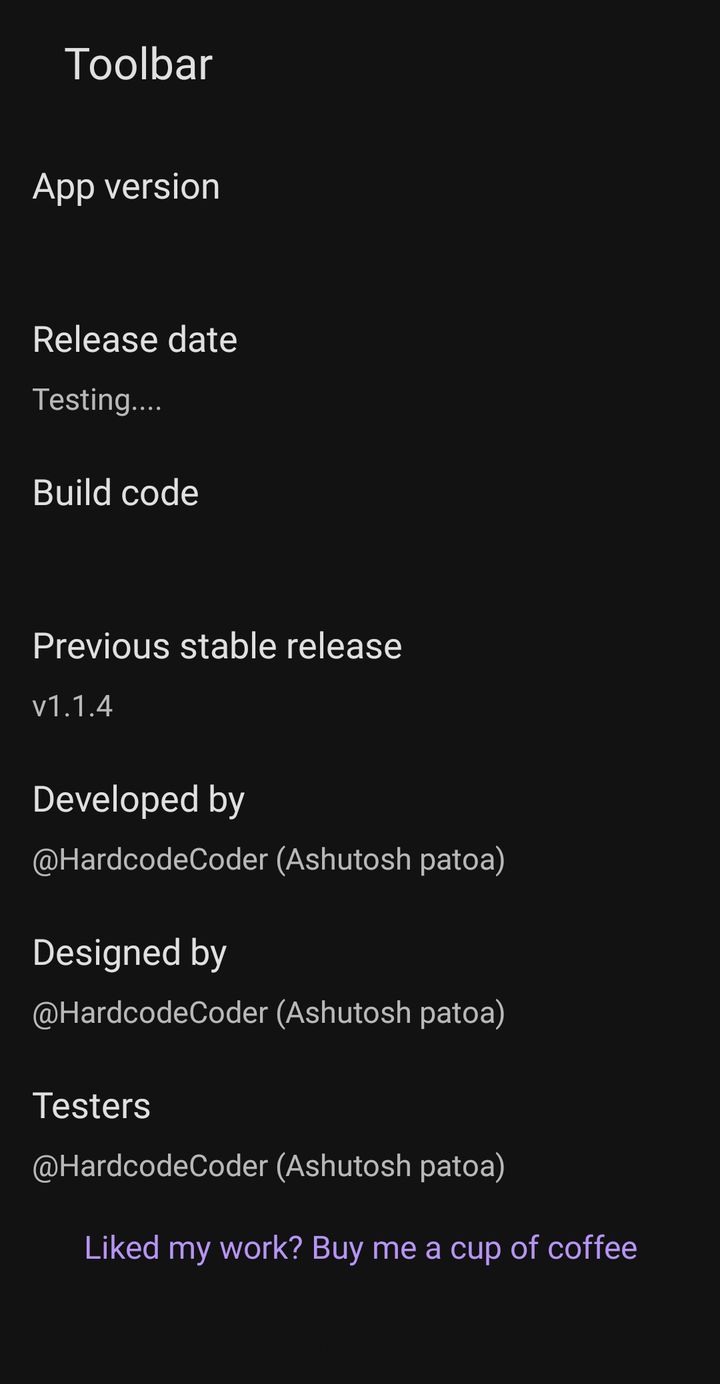
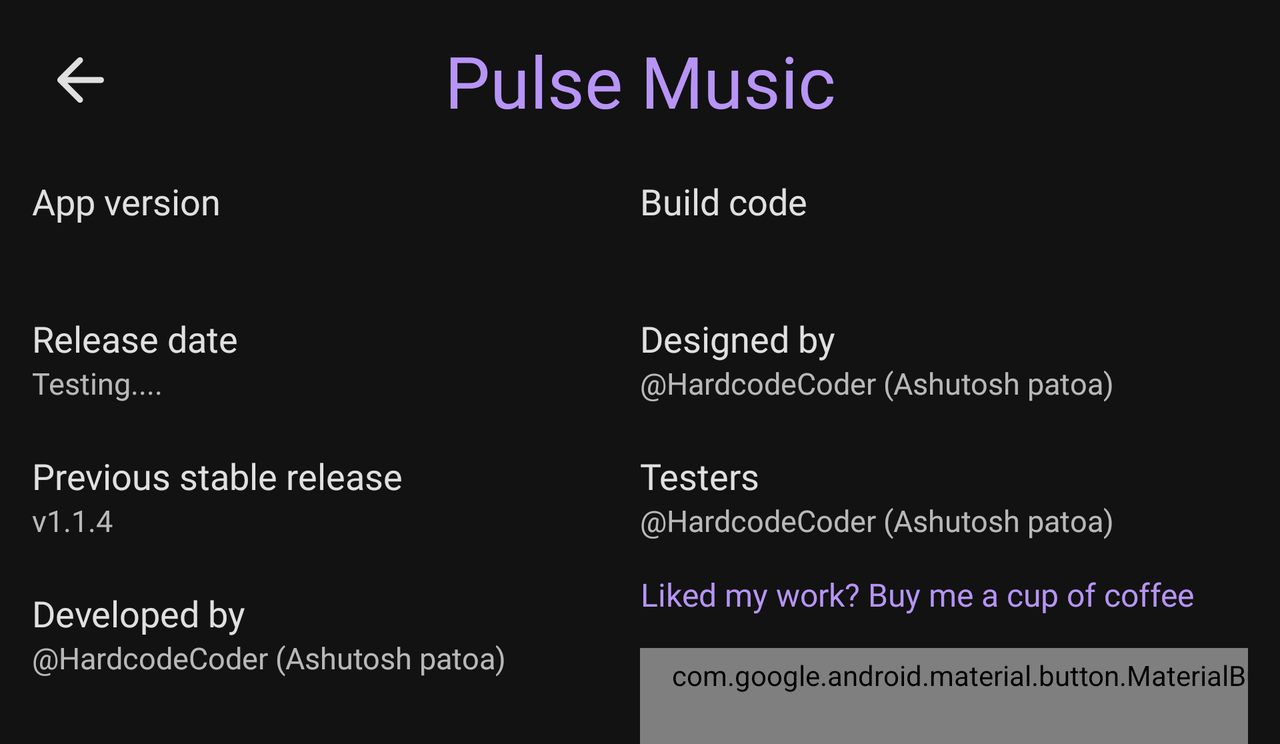

The same Android screen from two of the app's own layout files: first res/layout/ as a phone draws it, then the repository's variant for another configuration, drawn on a device whose configuration selects that folder. Both files follow.
<!-- AndroidManifest.xml: application theme ActivityThemeDark -->
<!-- res/layout/activity_info.xml -->
<?xml version="1.0" encoding="utf-8"?>
<androidx.core.widget.NestedScrollView xmlns:android="http://schemas.android.com/apk/res/android"
    android:layout_width="match_parent"
    android:layout_height="match_parent">

    <LinearLayout
        android:layout_width="match_parent"
        android:layout_height="wrap_content"
        android:orientation="vertical">

        <include layout="@layout/fancy_toolbar" />

        <TextView
            style="@style/AppInfoTitleTextStyle"
            android:layout_marginStart="16dp"
            android:layout_marginTop="24dp"
            android:text="@string/app_version" />

        <TextView
            android:id="@+id/app_version_desc"
            style="@style/AppInfoSubTitleTextStyle"
            android:layout_marginStart="16dp" />

        <TextView
            style="@style/AppInfoTitleTextStyle"
            android:layout_marginStart="16dp"
            android:text="@string/app_release" />

        <TextView
            android:id="@+id/app_release_desc"
            style="@style/AppInfoSubTitleTextStyle"
            android:layout_marginStart="16dp"
            android:text="@string/app_release_desc" />

        <TextView
            style="@style/AppInfoTitleTextStyle"
            android:layout_marginStart="16dp"
            android:text="@string/build_number" />

        <TextView
            android:id="@+id/app_build_desc"
            style="@style/AppInfoSubTitleTextStyle"
            android:layout_marginStart="16dp" />

        <TextView
            style="@style/AppInfoTitleTextStyle"
            android:layout_marginStart="16dp"
            android:text="@string/app_version_old" />

        <TextView
            style="@style/AppInfoSubTitleTextStyle"
            android:layout_marginStart="16dp"
            android:text="@string/app_version_old_desc" />

        <TextView
            style="@style/AppInfoTitleTextStyle"
            android:layout_marginStart="16dp"
            android:text="@string/app_developer" />

        <TextView
            android:id="@+id/app_dev_desc"
            style="@style/AppInfoSubTitleTextStyle"
            android:layout_marginStart="16dp"
            android:text="@string/app_author" />

        <TextView
            style="@style/AppInfoTitleTextStyle"
            android:layout_marginStart="16dp"
            android:text="@string/app_designer" />

        <TextView
            android:id="@+id/app_designer_desc"
            style="@style/AppInfoSubTitleTextStyle"
            android:layout_marginStart="16dp"
            android:text="@string/app_author" />

        <TextView
            style="@style/AppInfoTitleTextStyle"
            android:layout_marginStart="16dp"
            android:text="@string/app_tester" />

        <TextView
            android:id="@+id/app_testers_desc"
            style="@style/AppInfoSubTitleTextStyle"
            android:layout_marginStart="16dp"
            android:text="@string/app_author" />

        <TextView
            android:layout_width="match_parent"
            android:layout_height="wrap_content"
            android:layout_marginStart="16dp"
            android:layout_marginTop="20dp"
            android:layout_marginEnd="16dp"
            android:fontFamily="@font/product_black"
            android:gravity="center"
            android:text="@string/donate_title"
            android:textColor="?secondaryColor"
            android:textSize="16sp" />

        <Button
            android:id="@+id/donate_btn"
            style="@style/MaterialButtonStyleFilled"
            android:layout_width="wrap_content"
            android:layout_height="42dp"
            android:layout_gravity="center_horizontal"
            android:paddingStart="16dp"
            android:paddingEnd="16dp"
            android:text="@string/donate"
            android:textSize="16sp" />

    </LinearLayout>
</androidx.core.widget.NestedScrollView>
<!-- res/layout/fancy_toolbar.xml (included above) -->
<?xml version="1.0" encoding="utf-8"?>
<com.google.android.material.appbar.AppBarLayout xmlns:android="http://schemas.android.com/apk/res/android"
    xmlns:app="http://schemas.android.com/apk/res-auto"
    xmlns:tools="http://schemas.android.com/tools"
    android:layout_width="match_parent"
    android:layout_height="wrap_content"
    android:clipToPadding="false"
    android:elevation="0dp"
    android:paddingStart="16dp"
    android:paddingEnd="16dp"
    app:elevation="0dp">

    <androidx.appcompat.widget.Toolbar
        android:id="@+id/toolbar"
        android:layout_width="match_parent"
        android:layout_height="42dp"
        android:layout_marginTop="10dp"
        android:layout_marginBottom="4dp"
        android:background="@drawable/search_background"
        android:elevation="2dp"
        app:layout_scrollFlags="scroll|enterAlways|snap"
        app:popupTheme="@style/ToolbarPopupTheme"
        app:titleTextAppearance="@style/ToolbarTitleTextAppearance"
        tools:title="Toolbar" />

</com.google.android.material.appbar.AppBarLayout>
<!-- resources referenced by this layout -->
<resources>
  <!-- drawable search_background (drawable) -->
  <?xml version="1.0" encoding="utf-8"?>
  <shape xmlns:android="http://schemas.android.com/apk/res/android"
      android:shape="rectangle">
      <corners android:radius="8dp" />
      <solid android:color="?attr/surfaceColor" />
  </shape>
  <string name="app_author">\@HardcodeCoder (Ashutosh patoa)</string>
  <string name="app_designer">Designed by</string>
  <string name="app_developer">Developed by</string>
  <string name="app_release">Release date</string>
  <string name="app_release_desc">Testing....</string>
  <string name="app_tester">Testers</string>
  <string name="app_version">App version</string>
  <string name="app_version_old">Previous stable release</string>
  <string name="app_version_old_desc">v1.1.4</string>
  <string name="build_number">Build code</string>
  <string name="donate">Buy me a Coffee</string>
  <string name="donate_title">Liked my work? Buy me a cup of coffee</string>
  <style name="AppInfoSubTitleTextStyle">
          <item name="android:layout_width">wrap_content</item>
          <item name="android:layout_height">wrap_content</item>
          <item name="android:textColor">?secondaryTextColor</item>
          <item name="android:fontFamily">@font/product_regular</item>
          <item name="android:textSize">15sp</item>
      </style>
  <style name="MaterialButtonStyleFilled" parent="MaterialButtonStyleBase">
          <item name="android:background">@drawable/contained_btn</item>
          <item name="android:textColor">?colorOnSecondary</item>
      </style>
  <style name="ToolbarPopupTheme">
          <item name="android:colorBackground">?elevatedSurfaceColor</item>
          <item name="android:textColor">?primaryTextColor</item>
          <item name="android:fontFamily">@font/product_medium</item>
      </style>
  <style name="ToolbarTitleTextAppearance" parent="TextAppearance.Widget.AppCompat.Toolbar.Title">
          <item name="android:textColor">?primaryTextColor</item>
          <item name="android:fontFamily">@font/product_black</item>
          <item name="android:textSize">22sp</item>
      </style>
  <style name="ActivityThemeDark" parent="AppTheme.NoActionBar.DarkMode" />
  <style name="MaterialButtonStyleBase">
          <item name="android:layout_width">@dimen/material_btn_width</item>
          <item name="android:layout_height">@dimen/material_btn_height</item>
          <item name="android:layout_marginTop">16dp</item>
          <item name="android:textAppearance">@style/MaterialButtonTextAppearance</item>
      </style>
  <!-- drawable contained_btn (drawable) -->
  <?xml version="1.0" encoding="utf-8"?>
  <shape xmlns:android="http://schemas.android.com/apk/res/android"
      android:shape="rectangle">
      <corners android:radius="6dp" />
      <solid android:color="?attr/primaryColor" />
  </shape>
  <dimen name="material_btn_width">128dp</dimen>
  <dimen name="material_btn_height">48dp</dimen>
  <style name="MaterialButtonTextAppearance">
          <item name="android:textColor">?secondaryColor</item>
          <item name="android:textSize">20sp</item>
          <item name="android:textAlignment">center</item>
          <item name="android:fontFamily">@font/product_regular</item>
      </style>
  <color name="window_background_dark">#121212</color>
  <color name="color_primary_dark">@color/window_background_dark</color>
  <color name="color_primary_variant_dark">@color/window_background_dark</color>
  <color name="secondary_color_dark">#b794f6</color>
  <color name="on_secondary_dark">#121212</color>
  <color name="primary_text_dark">#DEFFFFFF</color>
  <color name="secondary_text_dark">#B3FFFFFF</color>
  <color name="disabled_text_dark">#80FFFFFF</color>
  <color name="unfocused_drawable_dark">#73FFFFFF</color>
  <color name="focused_drawable_dark">@color/primary_text_dark</color>
  <color name="divider_color_dark">#1FFFFFFF</color>
  <color name="elevated_surface_dark">#292929</color>
</resources>
<!-- res/layout-land/activity_info.xml (the repository's variant of the layout above) -->
<!-- drawn on the phone turned sideways -->
<?xml version="1.0" encoding="utf-8"?>
<androidx.core.widget.NestedScrollView xmlns:android="http://schemas.android.com/apk/res/android"
    xmlns:app="http://schemas.android.com/apk/res-auto"
    android:layout_width="match_parent"
    android:layout_height="match_parent">

    <androidx.constraintlayout.widget.ConstraintLayout
        android:layout_width="match_parent"
        android:layout_height="wrap_content"
        android:paddingStart="16dp"
        android:paddingTop="16dp"
        android:paddingEnd="16dp">

        <ImageView
            android:id="@+id/app_info_close_btn"
            style="@style/ButtonStyle36"
            android:src="@drawable/ic_back"
            app:layout_constraintStart_toStartOf="parent"
            app:layout_constraintTop_toTopOf="parent"
            android:contentDescription="@string/iv_btn_close_description" />

        <TextView
            android:id="@+id/app_name_head"
            android:layout_width="wrap_content"
            android:layout_height="wrap_content"
            android:fontFamily="@font/product_black"
            android:gravity="center"
            android:maxLines="1"
            android:text="@string/app_name"
            android:textColor="?secondaryColor"
            android:textSize="36sp"
            app:layout_constraintEnd_toEndOf="parent"
            app:layout_constraintStart_toStartOf="parent"
            app:layout_constraintTop_toTopOf="parent" />

        <TextView
            android:id="@+id/app_version"
            style="@style/AppInfoTitleTextStyle"
            android:text="@string/app_version"
            app:layout_constraintStart_toStartOf="parent"
            app:layout_constraintTop_toBottomOf="@id/app_name_head" />

        <TextView
            android:id="@+id/app_version_desc"
            style="@style/AppInfoSubTitleTextStyle"
            app:layout_constraintStart_toStartOf="parent"
            app:layout_constraintTop_toBottomOf="@id/app_version" />

        <TextView
            android:id="@+id/app_release"
            style="@style/AppInfoTitleTextStyle"
            android:text="@string/app_release"
            app:layout_constraintStart_toStartOf="parent"
            app:layout_constraintTop_toBottomOf="@id/app_version_desc" />

        <TextView
            android:id="@+id/app_release_desc"
            style="@style/AppInfoSubTitleTextStyle"
            android:text="@string/app_release_desc"
            app:layout_constraintStart_toStartOf="parent"
            app:layout_constraintTop_toBottomOf="@id/app_release" />

        <TextView
            android:id="@+id/app_version_old"
            style="@style/AppInfoTitleTextStyle"
            android:text="@string/app_version_old"
            app:layout_constraintStart_toStartOf="parent"
            app:layout_constraintTop_toBottomOf="@id/app_release_desc" />

        <TextView
            android:id="@+id/app_version_old_desc"
            style="@style/AppInfoSubTitleTextStyle"
            android:text="@string/app_version_old_desc"
            app:layout_constraintStart_toStartOf="parent"
            app:layout_constraintTop_toBottomOf="@id/app_version_old" />

        <TextView
            android:id="@+id/app_dev"
            style="@style/AppInfoTitleTextStyle"
            android:text="@string/app_developer"
            app:layout_constraintStart_toStartOf="parent"
            app:layout_constraintTop_toBottomOf="@id/app_version_old_desc" />

        <TextView
            android:id="@+id/app_dev_desc"
            style="@style/AppInfoSubTitleTextStyle"
            android:text="@string/app_author"
            app:layout_constraintStart_toStartOf="parent"
            app:layout_constraintTop_toBottomOf="@id/app_dev" />

        <androidx.constraintlayout.widget.Guideline
            android:id="@+id/divider"
            android:layout_width="wrap_content"
            android:layout_height="wrap_content"
            android:orientation="vertical"
            app:layout_constraintGuide_percent="0.5" />

        <TextView
            android:id="@+id/app_build_number"
            style="@style/AppInfoTitleTextStyle"
            android:text="@string/build_number"
            app:layout_constraintTop_toBottomOf="@id/app_name_head"
            app:layout_constraintStart_toStartOf="@id/divider" />

        <TextView
            android:id="@+id/app_build_desc"
            style="@style/AppInfoSubTitleTextStyle"
            app:layout_constraintTop_toBottomOf="@id/app_build_number"
            app:layout_constraintStart_toStartOf="@id/divider" />

        <TextView
            android:id="@+id/app_designer"
            style="@style/AppInfoTitleTextStyle"
            android:text="@string/app_designer"
            app:layout_constraintStart_toStartOf="@id/divider"
            app:layout_constraintTop_toBottomOf="@id/app_build_desc" />

        <TextView
            android:id="@+id/app_designer_desc"
            style="@style/AppInfoSubTitleTextStyle"
            android:text="@string/app_author"
            app:layout_constraintStart_toStartOf="@id/divider"
            app:layout_constraintTop_toBottomOf="@id/app_designer" />

        <TextView
            android:id="@+id/app_testers"
            style="@style/AppInfoTitleTextStyle"
            android:text="@string/app_tester"
            app:layout_constraintStart_toStartOf="@id/divider"
            app:layout_constraintTop_toBottomOf="@id/app_designer_desc" />

        <TextView
            android:id="@+id/app_testers_desc"
            style="@style/AppInfoSubTitleTextStyle"
            android:text="@string/app_author"
            app:layout_constraintStart_toStartOf="@id/divider"
            app:layout_constraintTop_toBottomOf="@id/app_testers" />

        <TextView
            android:id="@+id/app_donate_title"
            android:layout_width="wrap_content"
            android:layout_height="wrap_content"
            android:layout_marginTop="16dp"
            android:fontFamily="@font/product_black"
            android:gravity="center"
            android:text="@string/donate_title"
            android:textColor="?secondaryColor"
            android:textSize="16sp"
            app:layout_constraintStart_toStartOf="@id/divider"
            app:layout_constraintTop_toBottomOf="@id/app_testers_desc" />

        <com.google.android.material.button.MaterialButton
            style="@style/Widget.MaterialComponents.Button.OutlinedButton"
            android:layout_width="wrap_content"
            android:layout_height="wrap_content"
            android:layout_marginTop="16dp"
            android:paddingStart="16dp"
            android:paddingEnd="16dp"
            android:text="@string/donate"
            android:textSize="16sp"
            android:textAllCaps="false"
            app:layout_constraintTop_toBottomOf="@id/app_donate_title"
            app:layout_constraintStart_toStartOf="@id/divider" />

    </androidx.constraintlayout.widget.ConstraintLayout>
</androidx.core.widget.NestedScrollView>
<!-- resources referenced by the variant -->
<!-- as the phone turned sideways resolves them -->
<resources>
  <!-- drawable ic_back (drawable) -->
  <vector xmlns:android="http://schemas.android.com/apk/res/android"
      android:width="24dp"
      android:height="24dp"
      android:viewportWidth="24"
      android:viewportHeight="24">
      <path
          android:fillColor="?focusedDrawableColor"
          android:pathData="M19,11H7.83l4.88,-4.88c0.39,-0.39 0.39,-1.03 0,-1.42 -0.39,-0.39 -1.02,-0.39 -1.41,0l-6.59,6.59c-0.39,0.39 -0.39,1.02 0,1.41l6.59,6.59c0.39,0.39 1.02,0.39 1.41,0 0.39,-0.39 0.39,-1.02 0,-1.41L7.83,13H19c0.55,0 1,-0.45 1,-1s-0.45,-1 -1,-1z" />
  </vector>
  <string name="app_author">\@HardcodeCoder (Ashutosh patoa)</string>
  <string name="app_designer">Designed by</string>
  <string name="app_developer">Developed by</string>
  <string name="app_name">Pulse Music</string>
  <string name="app_release">Release date</string>
  <string name="app_release_desc">Testing....</string>
  <string name="app_tester">Testers</string>
  <string name="app_version">App version</string>
  <string name="app_version_old">Previous stable release</string>
  <string name="app_version_old_desc">v1.1.4</string>
  <string name="build_number">Build code</string>
  <string name="donate">Buy me a Coffee</string>
  <string name="donate_title">Liked my work? Buy me a cup of coffee</string>
  <string name="iv_btn_close_description">Close button</string>
  <style name="AppInfoSubTitleTextStyle">
          <item name="android:layout_width">wrap_content</item>
          <item name="android:layout_height">wrap_content</item>
          <item name="android:textColor">?secondaryTextColor</item>
          <item name="android:fontFamily">@font/product_regular</item>
          <item name="android:textSize">15sp</item>
      </style>
  <style name="AppInfoTitleTextStyle">
          <item name="android:layout_width">wrap_content</item>
          <item name="android:layout_height">wrap_content</item>
          <item name="android:layout_marginTop">24dp</item>
          <item name="android:layout_marginBottom">8dp</item>
          <item name="android:textColor">?primaryTextColor</item>
          <item name="android:fontFamily">@font/product_medium</item>
          <item name="android:textSize">18sp</item>
      </style>
  <style name="ButtonStyle36" parent="ButtonStyleBase">
          <item name="android:padding">6dp</item>
      </style>
  <style name="ActivityThemeDark" parent="AppTheme.NoActionBar.DarkMode" />
  <style name="ButtonStyleBase">
          <item name="android:layout_width">48dp</item>
          <item name="android:layout_height">48dp</item>
          <item name="android:background">?selectableItemBackgroundBorderless</item>
          <item name="android:scaleType">fitXY</item>
          <item name="android:focusable">true</item>
          <item name="android:clickable">true</item>
      </style>
  <color name="window_background_dark">#121212</color>
  <color name="color_primary_dark">@color/window_background_dark</color>
  <color name="color_primary_variant_dark">@color/window_background_dark</color>
  <color name="secondary_color_dark">#b794f6</color>
  <color name="on_secondary_dark">#121212</color>
  <color name="primary_text_dark">#DEFFFFFF</color>
  <color name="secondary_text_dark">#B3FFFFFF</color>
  <color name="disabled_text_dark">#80FFFFFF</color>
  <color name="unfocused_drawable_dark">#73FFFFFF</color>
  <color name="focused_drawable_dark">@color/primary_text_dark</color>
  <color name="divider_color_dark">#1FFFFFFF</color>
  <color name="elevated_surface_dark">#292929</color>
</resources>
